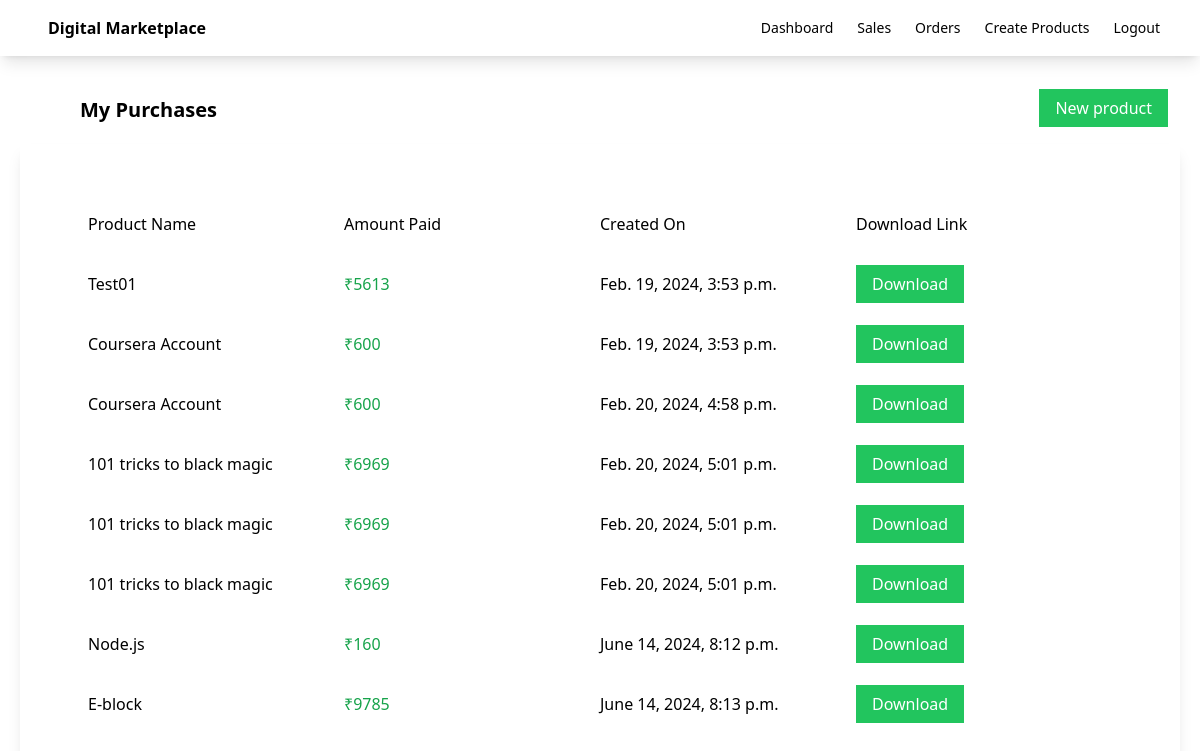
The page /purchases/ (signed in) on the database its author committed.
### myApp/models.py (models this page shows, shortened)
class OrderDetail(models.Model):
    customer_email = models.EmailField()
    product = models.ForeignKey(Product, on_delete=models.CASCADE)
    amount = models.IntegerField()
    stripe_payment_intent = models.CharField(max_length=200)
    has_paid = models.BooleanField(default=False)
    created_on = models.DateTimeField(auto_now_add=True)
    updated_on = models.DateTimeField(auto_now_add=True)

class Product(models.Model):
    seller = models.ForeignKey(User, on_delete=models.CASCADE)
    name = models.CharField(max_length=100)
    description = models.CharField(max_length=100)
    price = models.FloatField()
    file = models.FileField(upload_to='uploads')
    total_sales_amount = models.IntegerField(default=0)
    total_sales = models.IntegerField(default=0)

### myApp/views.py (the view)
# urls.py: path('purchases/',my_purchases,name='purchases'),
def my_purchases(request):
    orders = OrderDetail.objects.filter(customer_email=request.user.email)
    return render(request,'myApp/purchases.html',{'orders':orders})

### myApp/templates/myApp/purchases.html
{% extends "myApp/base.html" %}
{% block body %}
<div class="flex justify-between">
    <div class="ml-20 mt-10 font-bold text-xl">My Purchases</div>
    <div class="ml-20 mt-10">
        <a class="bg-green-500 text-white px-4 py-2 mr-8" href="{% url 'createproduct' %}">New product</a>
    </div>
</div>
<div class="order-container p-10 m-5 shadow-lg">
    <div class="flex m-5 p-2">
        <div class="w-1/4">
            Product Name
        </div>
        <div class="w-1/4">
            Amount Paid
        </div>
        <div class="w-1/4">
            Created On
        </div>
        <div class="w-1/4">
            Download Link
        </div>
    </div>
    {% for order in orders %}
    <div class="flex m-5 p-2">
        <div class="w-1/4">
            {{order.product.name}}
        </div>
        <div class="w-1/4 text-green-600 ">
            ₹{{order.amount}}
        </div>
        <div class="w-1/4">
            {{order.created_on}}
        </div>
        <div class="w-1/4">
            <a class="bg-green-500 text-white px-4 py-2" href="{{order.product.file.url}}"download>Download</a>
        </div>
    </div>
    {% endfor %}
</div>
{% endblock %}

### rows shown on the page
OrderDetail: product.name "Test01", amount "5613", created_on "Feb. 19, 2024, 3:53 p.m."
OrderDetail: product.name "Coursera Account", amount "600", created_on "Feb. 19, 2024, 3:53 p.m."
OrderDetail: product.name "Coursera Account", amount "600", created_on "Feb. 20, 2024, 4:58 p.m."
OrderDetail: product.name "101 tricks to black magic", amount "6969", created_on "Feb. 20, 2024, 5:01 p.m."
OrderDetail: product.name "101 tricks to black magic", amount "6969", created_on "Feb. 20, 2024, 5:01 p.m."
OrderDetail: product.name "101 tricks to black magic", amount "6969", created_on "Feb. 20, 2024, 5:01 p.m."
OrderDetail: product.name "Node.js", amount "160", created_on "June 14, 2024, 8:12 p.m."
OrderDetail: product.name "E-block", amount "9785", created_on "June 14, 2024, 8:13 p.m."
